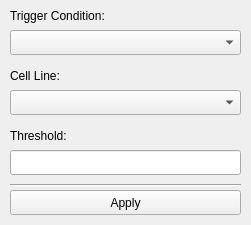
<?xml version="1.0" encoding="UTF-8"?>
<ui version="4.0">
 <class>itaSettings</class>
 <widget class="QMainWindow" name="itaSettings">
  <property name="geometry">
   <rect>
    <x>0</x>
    <y>0</y>
    <width>251</width>
    <height>225</height>
   </rect>
  </property>
  <property name="maximumSize">
   <size>
    <width>16777215</width>
    <height>16777215</height>
   </size>
  </property>
  <property name="windowTitle">
   <string>ITA Setting</string>
  </property>
  <widget class="QWidget" name="centralwidget">
   <property name="sizePolicy">
    <sizepolicy hsizetype="Preferred" vsizetype="Preferred">
     <horstretch>0</horstretch>
     <verstretch>0</verstretch>
    </sizepolicy>
   </property>
   <widget class="QComboBox" name="comboBoxTriggerCondition">
    <property name="geometry">
     <rect>
      <x>10</x>
      <y>30</y>
      <width>231</width>
      <height>25</height>
     </rect>
    </property>
    <property name="toolTip">
     <string>&lt;html&gt;&lt;head/&gt;&lt;body&gt;&lt;p&gt;On what condition to trigger the acquisition. For example, if trigger condition is based on number of cells, then th image will only be acquired if the current row and column in the current FOV contains that many number of cells. If the value is set to none, then all images will be acquired.&lt;/p&gt;&lt;/body&gt;&lt;/html&gt;</string>
    </property>
   </widget>
   <widget class="QLabel" name="label_4">
    <property name="geometry">
     <rect>
      <x>10</x>
      <y>120</y>
      <width>181</width>
      <height>31</height>
     </rect>
    </property>
    <property name="text">
     <string>Threshold:</string>
    </property>
   </widget>
   <widget class="QLabel" name="label_3">
    <property name="geometry">
     <rect>
      <x>10</x>
      <y>0</y>
      <width>181</width>
      <height>31</height>
     </rect>
    </property>
    <property name="text">
     <string>Trigger Condition:</string>
    </property>
   </widget>
   <widget class="QLineEdit" name="lineEditThreshold">
    <property name="geometry">
     <rect>
      <x>10</x>
      <y>150</y>
      <width>231</width>
      <height>25</height>
     </rect>
    </property>
   </widget>
   <widget class="QLabel" name="label">
    <property name="geometry">
     <rect>
      <x>10</x>
      <y>60</y>
      <width>66</width>
      <height>31</height>
     </rect>
    </property>
    <property name="text">
     <string>Cell Line:</string>
    </property>
   </widget>
   <widget class="QComboBox" name="comboBoxCellLine">
    <property name="geometry">
     <rect>
      <x>10</x>
      <y>90</y>
      <width>231</width>
      <height>25</height>
     </rect>
    </property>
    <property name="toolTip">
     <string>What particular cell line is being used, e.g. HeLa, CHO, Sperm, etc.</string>
    </property>
   </widget>
   <widget class="QPushButton" name="btnApply">
    <property name="geometry">
     <rect>
      <x>10</x>
      <y>190</y>
      <width>231</width>
      <height>25</height>
     </rect>
    </property>
    <property name="text">
     <string>Apply</string>
    </property>
   </widget>
   <widget class="Line" name="line">
    <property name="geometry">
     <rect>
      <x>10</x>
      <y>180</y>
      <width>231</width>
      <height>10</height>
     </rect>
    </property>
    <property name="orientation">
     <enum>Qt::Horizontal</enum>
    </property>
   </widget>
  </widget>
 </widget>
 <resources/>
 <connections/>
</ui>
